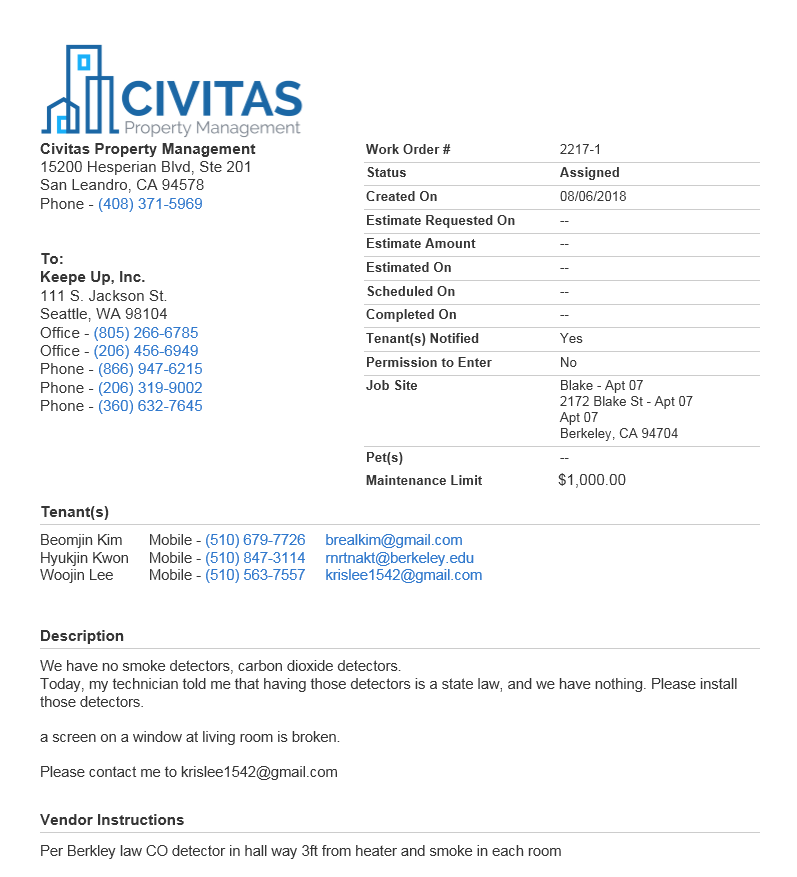
#> input picture opencv/civitas.png, 797 x 877 px
$ python keepe_opencv.py
#> lines starting #> are read from the running program, lines starting #| are printed output that depends on the picture; pictures that were not available may be replaced by others from this repository, and a replacement may not be noted
#
import os
import cv2
import numpy

SHOW_IMAGES = True

#region initialization
#  avoid long path names by switching to the img folder
filepath = os.path.dirname(os.path.abspath(__file__))
print('... working folder : {0}'.format(filepath))
os.chdir(filepath)
#endregion

#region opening all the images here.

print('... Keepe PDF parser...')
img = cv2.imread("civitas.png",0)
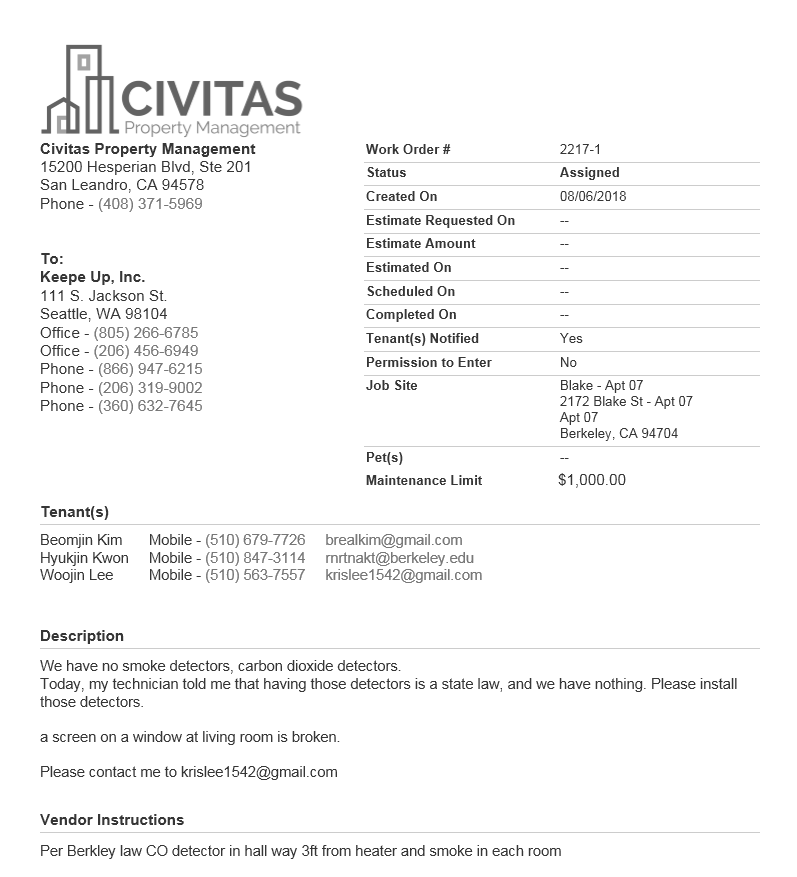
#> img: shape (877, 797); min 54, max 255, mean 246.7
# img = cv2.imread("dwellings.png",0)
# img = cv2.imread("cornerstone.png",0)
cv2.imshow('Original WO', img)

tenant_pattern = cv2.imread('template_tenants.png',0)
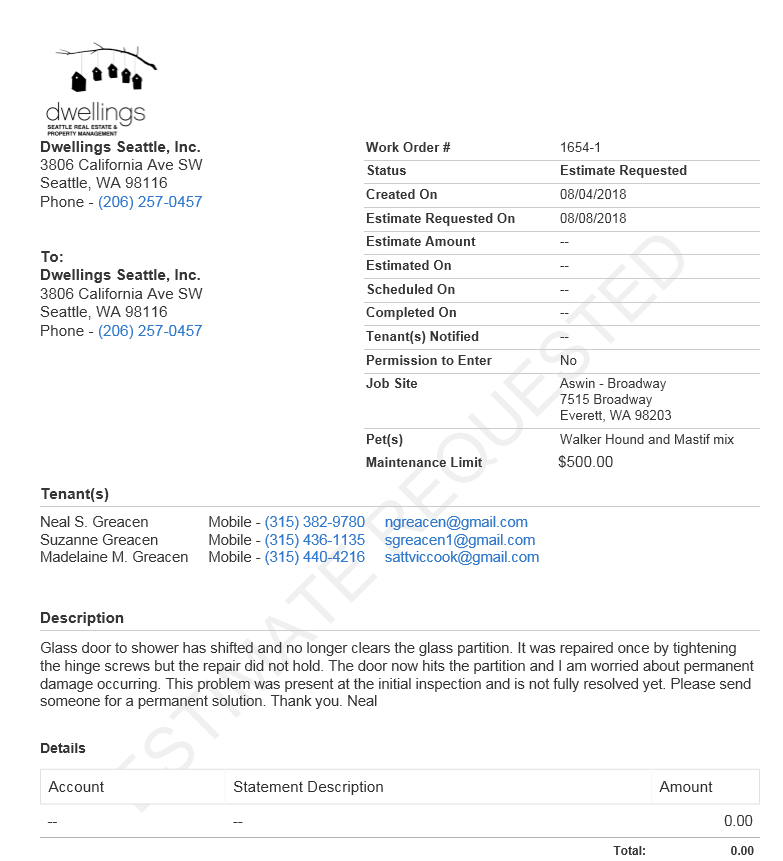
#> input picture opencv/dwellings.png, 783 x 861 px, given in place of template_tenants.png, which was not available
#> tenant_pattern: shape (861, 783); min 0, max 255, mean 246.5
# cv2.imshow('Tenant', tenant_pattern)

description_pattern =cv2.imread('template_description.png',0)
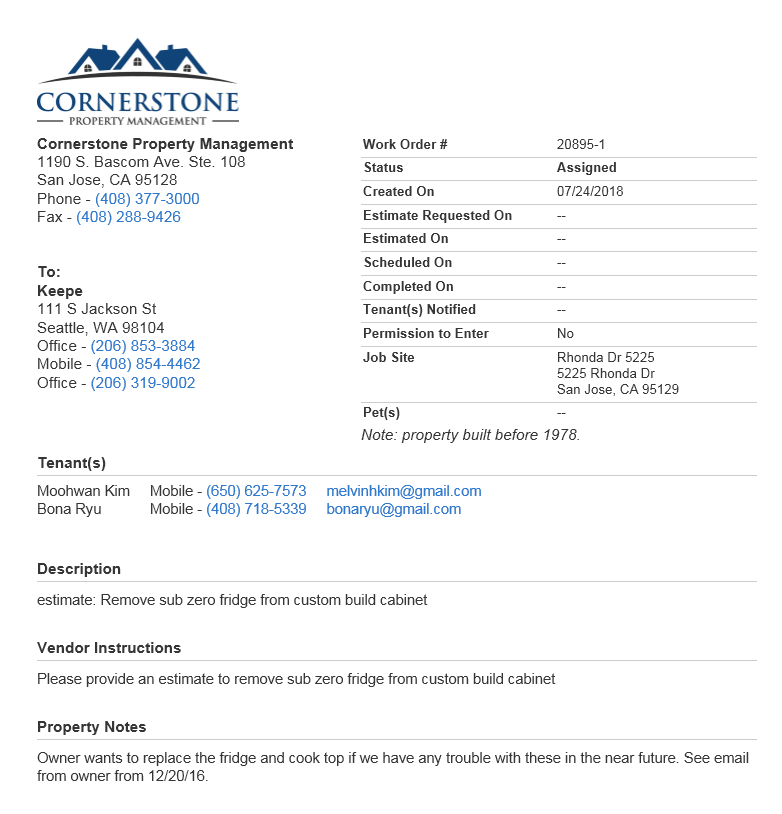
#> input picture opencv/cornerstone.png, 782 x 814 px, given in place of template_description.png, which was not available
#> description_pattern: shape (814, 782); min 26, max 255, mean 246.9
# cv2.imshow('Description', description_pattern)

details_pattern =cv2.imread('template_details.png',0)
# cv2.imshow('Details', description_pattern)

wo_pattern =cv2.imread('template_wo.png',0)
# cv2.imshow('Work Order', wo_pattern)

#endregion

#region template matching

# Tenant Pattern
result = cv2.matchTemplate(img, tenant_pattern, cv2.TM_CCOEFF_NORMED)
min_val, max_val, min_loc, max_loc = cv2.minMaxLoc(result)
#> min_val = 0.00191; max_val = 0.303; min_loc = (14, 10); max_loc = (0, 2)
tenant_x = max_loc[0]
#> tenant_x = 0
tenant_y = max_loc[1]
#> tenant_y = 2
# print(max_val,max_loc)

if SHOW_IMAGES:
    cv2.circle(result,max_loc, 15,255,2)
    cv2.imshow("Tenant Matching",result)

# Description Pattern
desc_result = cv2.matchTemplate(img, description_pattern, cv2.TM_CCOEFF_NORMED)
min_val, max_val, min_loc, max_loc = cv2.minMaxLoc(desc_result)
#> min_val = 0.0321; max_val = 0.262; min_loc = (15, 16); max_loc = (3, 5)
description_x = max_loc[0]
#> description_x = 3
description_y = max_loc[1]
#> description_y = 5
# print(max_val,max_loc)
if SHOW_IMAGES:
    cv2.circle(desc_result,max_loc, 15,255,2)
    cv2.imshow("Description Matching",desc_result)

# Details Pattern
details_result = cv2.matchTemplate(img, details_pattern, cv2.TM_CCOEFF_NORMED)
min_val, max_val, min_loc, max_loc = cv2.minMaxLoc(details_result)
details_x = max_loc[0]
#> details_x = 3
details_y = max_loc[1]
#> details_y = 5
# print(max_val,max_loc)
if SHOW_IMAGES:
    cv2.circle(details_result,max_loc, 15,255,2)
    cv2.imshow("Details Matching",details_result)

# WO Pattern
#> (the run stopped early here; a loop or call above may not have finished)
